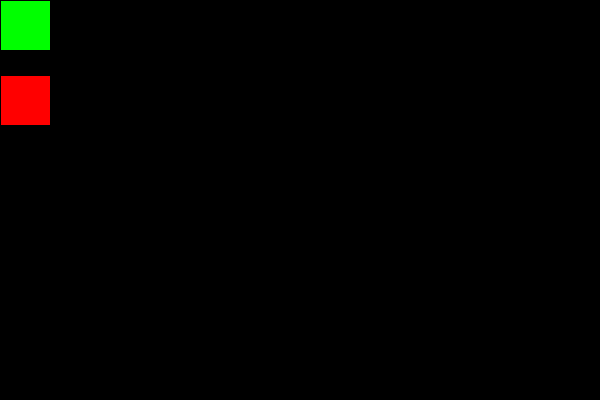
Frame 1 (no input)
Frame 60 (the mouse pressed at the canvas centre just before this capture): identical to frame 1, image omitted
Frame 120 (the mouse held since frame 60 and released just before this capture): identical to frame 1, image omitted

The Processing sketch that drew this single still picture (run headless with seeded random() and noise(); from frame 60 on, the mouse is pressed at the canvas centre):

// Processing sketch: eventListeners
// ── eventListeners.pde

//user driven events -- mouse info
//capture the event and then code that does what should happen after captured
//makes sense for this to happen in draw because forever loop
void setup() {
  size(600, 400);
  background(0);
  fill(0, 255, 0);
  rect(0, 0, 50, 50);
  fill(255, 0, 0);
  rect(0, 75, 50, 50);
}

void draw() {
  //background(0);// the circle from mouseprossed will show and then get erased
}

void mousePressed() {

  if(mouseX <= 0 || mouseX <= 50){
      fill(0, 255, 0);
  }
  circle(mouseX, mouseY, 15);
}// will run this method whenever mouse (any button) is pressed
//not like setup or draw; because draw blocks other stuff
//looks out for the event; when the event happens it interupst other things happening and then afterwards resumes the rest of the program

void mouseReleased() {
  fill(255, 0, 0);
  circle(mouseX, mouseY, 15);
}
//mouseclick is complicated because include both pressed and released
